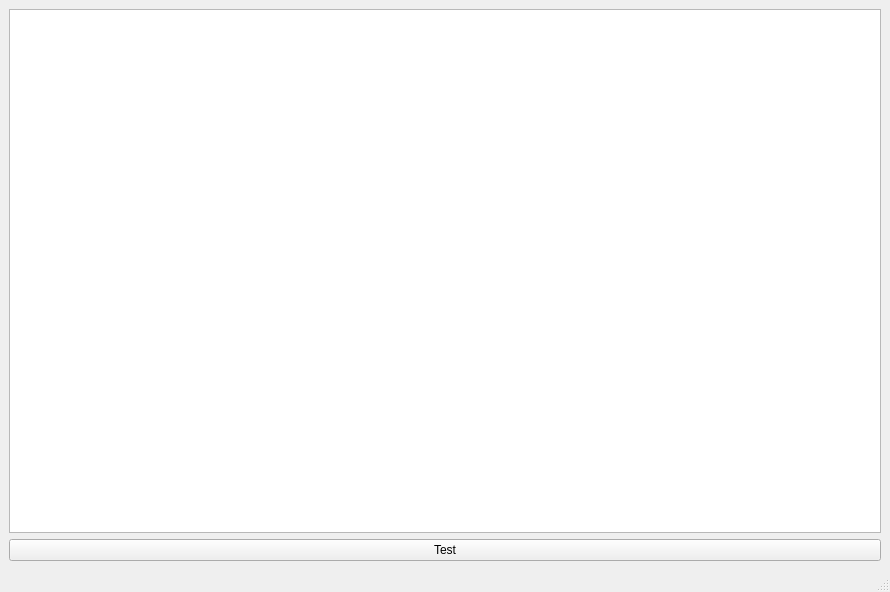
<?xml version="1.0" encoding="UTF-8"?>
<ui version="4.0">
 <class>MainWindow</class>
 <widget class="QMainWindow" name="MainWindow">
  <property name="geometry">
   <rect>
    <x>0</x>
    <y>0</y>
    <width>890</width>
    <height>592</height>
   </rect>
  </property>
  <property name="windowTitle">
   <string>MainWindow</string>
  </property>
  <widget class="QWidget" name="centralwidget">
   <layout class="QVBoxLayout" name="verticalLayout">
    <item>
     <widget class="QGraphicsView" name="graphicsView"/>
    </item>
    <item>
     <widget class="QPushButton" name="pushButton">
      <property name="text">
       <string>Test</string>
      </property>
     </widget>
    </item>
   </layout>
  </widget>
  <widget class="QMenuBar" name="menubar">
   <property name="geometry">
    <rect>
     <x>0</x>
     <y>0</y>
     <width>890</width>
     <height>22</height>
    </rect>
   </property>
  </widget>
  <widget class="QStatusBar" name="statusbar"/>
 </widget>
 <resources/>
 <connections/>
</ui>
